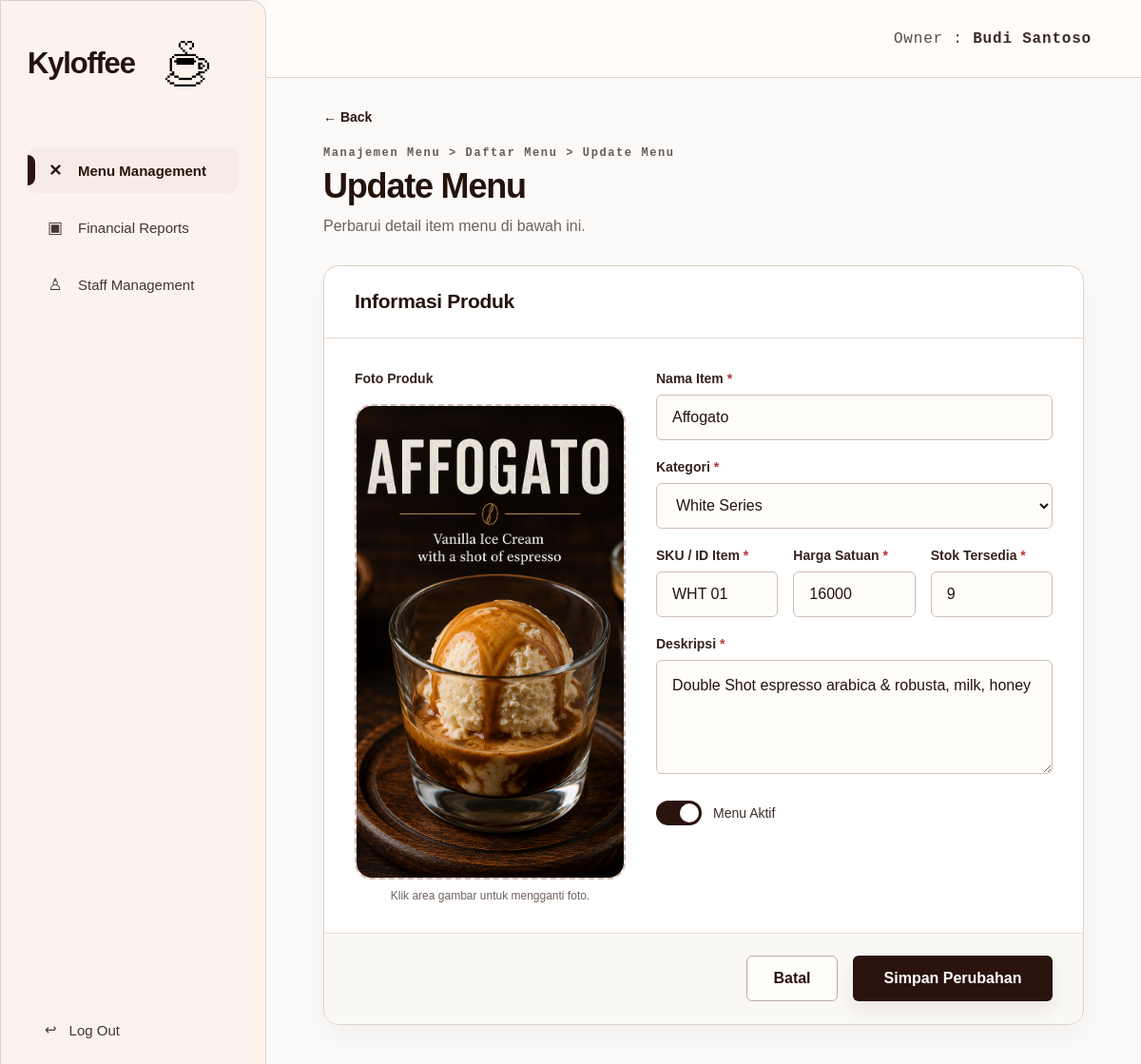
The page /owner/menu/5/edit (signed in) on the database its author committed.
### tables this page shows
CREATE TABLE menus (
                id INTEGER PRIMARY KEY AUTOINCREMENT,
                name TEXT NOT NULL,
                category TEXT NOT NULL,
                code TEXT NOT NULL UNIQUE,
                price INTEGER NOT NULL,
                stock INTEGER NOT NULL DEFAULT 0,
                description TEXT,
                image TEXT,
                is_active INTEGER NOT NULL DEFAULT 1,
                created_at TIMESTAMP DEFAULT CURRENT_TIMESTAMP
            );

### app.py (the view, shortened to what this page needs)
@app.route("/owner/menu/<int:menu_id>/edit", methods=["GET", "POST"])
@owner_required
def owner_menu_edit(menu_id):
    init_menu_table()
    db = get_db()
    menu = db.execute("SELECT * FROM menus WHERE id = ?", (menu_id,)).fetchone()
    if menu is None:
        flash("Menu tidak ditemukan.", "error")
        return redirect(url_for("owner_menu"))
    return render_template(
        "owner_menu_edit.html",
        owner_name=get_owner_name(),
        active_page="menu",
        menu_categories=MENU_CATEGORIES,
        menu=dict(menu),
        form_data={},
        errors=[],
    )

### app.py (called while the page is built, shortened)
def get_db():
    global REMOTE_DB_FAILED
    if "db" not in g:
        should_try_mysql = DB_USE_MYSQL and not (REMOTE_DB_FAILED and DB_FALLBACK_SQLITE)
        sqlite_conn = sqlite3.connect(DATABASE)
        sqlite_conn.row_factory = sqlite3.Row
        g.db = DatabaseConnection(sqlite_conn, is_mysql=False)
    return g.db

def execute_script_commit(script):
    db = get_db()
    try:
        db.executescript(script)
        db.commit()
        app.logger.debug("DB script commit successful.")
    except Exception:
        db.rollback()
        app.logger.exception("DB schema change failed and rollback executed.")
        raise

def get_owner_name():
    return (
        session.get("full_name")
        or session.get("name")
        or session.get("username")
        or "Owner"
    )

def owner_required(view_func):
    @wraps(view_func)
    def wrapped_view(**kwargs):
        if not session.get("user_id"):
            flash("Silakan login terlebih dahulu.", "error")
            return redirect(url_for("login"))
        if session.get("role") != "owner":
            return redirect_for_role()
        return view_func(**kwargs)
    return wrapped_view

@app.template_global()
def menu_image_url(image_path):
    if not image_path:
        return ""
    image_path = str(image_path).strip()
    if image_path.startswith(("http://", "https://", "//")):
        return image_path
    return url_for("static", filename=image_path.lstrip("/"))

    def adapt_sql(self, sql):
        if self.is_mysql:
            return sql.replace("?", "%s")
        return sql

    def cursor(self):
        return self.conn.cursor()

    def execute(self, sql, params=()):
        sql = self.adapt_sql(sql)
        if self.is_mysql:
            cursor = self.conn.cursor()
            cursor.execute(sql, params)
            return cursor
        return self.conn.execute(sql, params)

    def executescript(self, script):
        if hasattr(self.conn, "executescript"):
            return self.conn.executescript(script)
        for statement in script.split(";"):
            statement = statement.strip()
            if statement:
                self.execute(statement)

    def commit(self):
        return self.conn.commit()

    def close(self):
        return self.conn.close()

### templates/owner_menu_edit.html (shortened to what this page needs)
<!DOCTYPE html>
<html lang="id">
<head>
    <link rel="stylesheet" href="{{ url_for('static', filename='css/owner_shell.css') }}">
    <link rel="stylesheet" href="{{ url_for('static', filename='css/owner_menu_form.css') }}">
</head>
<body>
    <div class="owner-page">
        {% include 'partials/owner_sidebar.html' %}
        <main class="owner-main">
            <header class="owner-topbar">
                <div class="owner-identity">Owner : <strong>{{ owner_name }}</strong></div>
            </header>
            <section class="owner-content owner-content--form">
                <a href="{{ url_for('owner_menu') }}" class="back-link">&larr; Back</a>
                <div class="page-heading">
                    <p class="breadcrumb">Manajemen Menu &gt; Daftar Menu &gt; Update Menu</p>
                    <h1>Update Menu</h1>
                    <p class="page-subtitle">Perbarui detail item menu di bawah ini.</p>
                </div>
                {% set current_name = form_data.get('name') if form_data else menu.name %}
                {% set current_category = form_data.get('category') if form_data else menu.category %}
                {% set current_code = form_data.get('code') if form_data else menu.code %}
                {% set current_price = form_data.get('price') if form_data else menu.price %}
                {% set current_stock = form_data.get('stock') if form_data else menu.stock %}
                {% set current_description = form_data.get('description') if form_data else menu.description %}
                {% set current_active = form_data.get('is_active') if form_data else menu.is_active %}
                {% set current_image = menu.image if menu.image else '' %}
                <form action="{{ url_for('owner_menu_edit', menu_id=menu.id) }}" method="POST" enctype="multipart/form-data" class="product-form">
                    <div class="form-card">
                        <div class="form-card__header">
                            <h2>Informasi Produk</h2>
                        </div>
                        <div class="form-card__body form-grid">
                            <div class="upload-column">
                                <label class="field-label">Foto Produk</label>
                                <label class="upload-box {% if current_image %}has-image{% endif %}" for="imageInput" data-upload-box>
                                    <img src="{{ menu_image_url(current_image) if current_image else '' }}" alt="Preview foto produk" class="upload-preview" data-upload-preview {% if not current_image %}hidden{% endif %}>
                                </label>
                                {% if current_image %}
                                    <p class="upload-note">Klik area gambar untuk mengganti foto.</p>
                                {% endif %}
                            </div>
                            <div class="fields-column">
                                <div class="field-group field-group--full">
                                    <label for="name">Nama Item <span>*</span></label>
                                    <input type="text" id="name" name="name" value="{{ current_name }}" required>
                                </div>
                                <div class="field-group field-group--full">
                                    <label for="category">Kategori <span>*</span></label>
                                    <select id="category" name="category" required>
                                        {% for category in menu_categories %}
                                            <option value="{{ category }}" {% if current_category == category %}selected{% endif %}>{{ category }}</option>
                                        {% endfor %}
                                    </select>
                                </div>
                                <div class="field-row">
                                    <div class="field-group">
                                        <label for="code">SKU / ID Item <span>*</span></label>
                                        <input type="text" id="code" name="code" value="{{ current_code }}" required>
                                    </div>
                                    <div class="field-group">
                                        <label for="price">Harga Satuan <span>*</span></label>
                                        <input type="number" id="price" name="price" value="{{ current_price }}" min="500" required>
                                    </div>
                                    <div class="field-group">
                                        <label for="stock">Stok Tersedia <span>*</span></label>
                                        <input type="number" id="stock" name="stock" value="{{ current_stock }}" min="0" required>
                                    </div>
                                </div>
                                <div class="field-group field-group--full">
                                    <label for="description">Deskripsi <span>*</span></label>
                                    <textarea id="description" name="description" required>{{ current_description }}</textarea>
                                </div>
                                <div class="status-field">
                                    <button type="button" class="toggle-switch {% if current_active %}is-on{% endif %}" id="statusToggle" aria-pressed="{{ 'true' if current_active else 'false' }}">
                                        <span></span>
                                    </button>
                                    <span>Menu Aktif</span>
                                </div>
                            </div>
                        </div>
                        <div class="form-card__footer">
                            <a href="{{ url_for('owner_menu') }}" class="secondary-button">Batal</a>
                            <button type="submit" class="submit-button">Simpan Perubahan</button>
                        </div>
                    </div>
                </form>
            </section>
        </main>
    </div>
</body>
</html>

### static/css/owner_shell.css (style rules this page uses)
:root { --kyloffee-brown: #2a130d; --kyloffee-brown-2: #3a2118; --kyloffee-cream: #fbf3ec; --kyloffee-soft: #faf8f5; --kyloffee-line: #ded1c8; --kyloffee-muted: #6f625c; --kyloffee-text: #24120c; --kyloffee-white: #ffffff; --kyloffee-danger: #b83a2f; --kyloffee-success: #2f7d4f; --sidebar-width: 280px; --topbar-height: 82px; }
* { box-sizing: border-box; }
html, body { min-height: 100%; }
body { margin: 0; background: #fbfaf8; color: var(--kyloffee-text); font-family: Arial, Helvetica, sans-serif; }
a { color: inherit; }
.owner-page { min-height: 100vh; display: flex; }
.owner-main { width: 100%; min-height: 100vh; margin-left: var(--sidebar-width); }
.owner-topbar { height: var(--topbar-height); display: flex; align-items: center; justify-content: flex-end; padding: 0 52px; background: rgba(255, 252, 249, 0.94); border-bottom: 1px solid var(--kyloffee-line); }
.owner-identity { font-family: "Courier New", monospace; font-size: 16px; letter-spacing: 0.8px; color: #5b4b45; white-space: nowrap; }
.owner-identity strong { color: #3b2b25; font-weight: 700; }
.owner-content { padding: 24px clamp(28px, 5vw, 72px) 64px; }
.owner-content--form { max-width: 1180px; }
.breadcrumb { margin: 0 0 9px; font-family: "Courier New", monospace; font-size: 12px; font-weight: 700; letter-spacing: 1.6px; color: #665a54; }
.page-heading { margin-bottom: 28px; }
.back-link { width: max-content; min-height: 34px; display: inline-flex; align-items: center; gap: 7px; margin-bottom: 14px; color: var(--kyloffee-brown); font-size: 14px; font-weight: 800; text-decoration: none; }
.page-heading h1 { margin: 0 0 11px; font-size: clamp(28px, 3vw, 38px); line-height: 1.05; letter-spacing: -1.2px; }
.page-subtitle { margin: 0; max-width: 720px; color: var(--kyloffee-muted); font-size: 16px; line-height: 1.55; }
.primary-button, .submit-button, .secondary-button { height: 48px; display: inline-flex; align-items: center; justify-content: center; gap: 10px; border-radius: 6px; border: 1px solid transparent; padding: 0 24px; font-weight: 800; text-decoration: none; cursor: pointer; }
.primary-button, .submit-button { background: var(--kyloffee-brown); color: #fff; box-shadow: 0 9px 18px rgba(42, 19, 13, 0.08); }
.secondary-button { background: #fffdfa; color: var(--kyloffee-brown); border-color: #b9aaa1; }

### rows shown on the page
menus: image (picture), name "Affogato", category "White Series", code "WHT 01", price "16000", description "Double Shot espresso arabica & robusta, milk, honey"

### other values the page prints
{{ owner_name }} "Budi Santoso"
